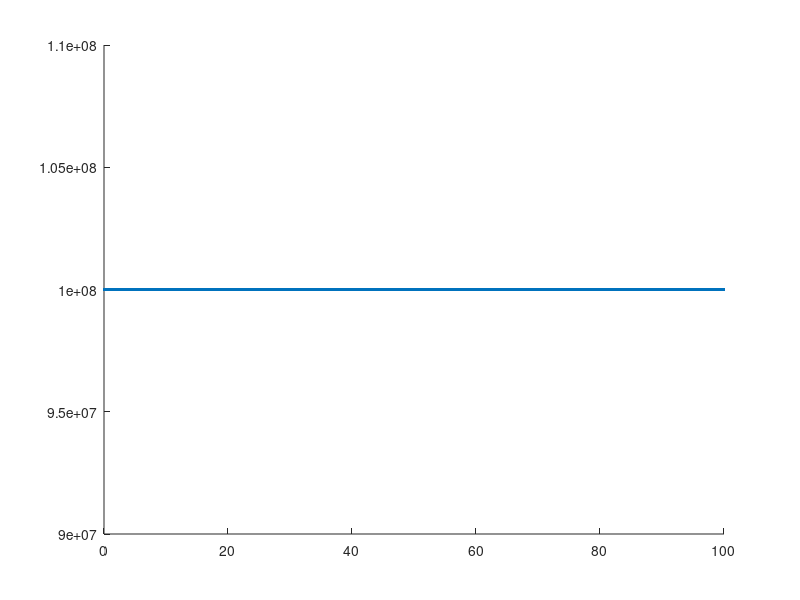
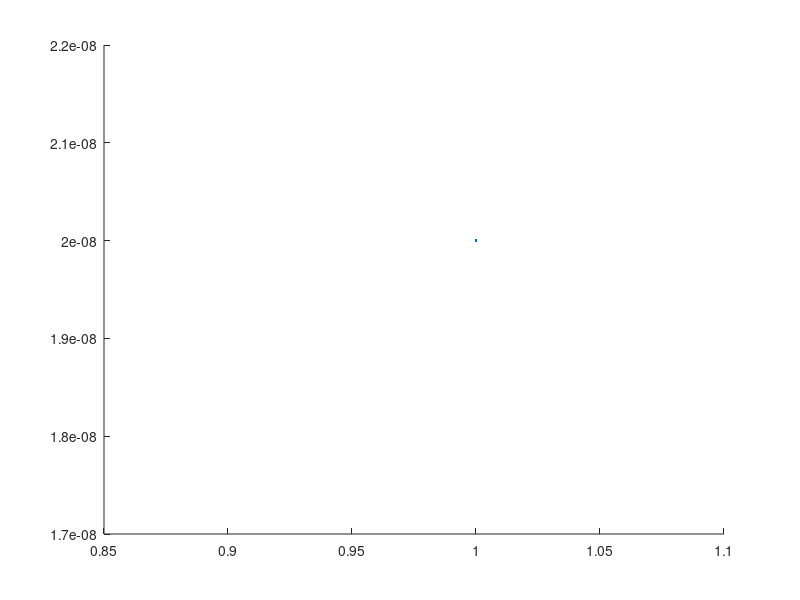

Reproduce these figures in MATLAB, in order.
clc;
R = linspace(0,1e2,1e5);
x = 1e8;
Zn = R + j*x;

figure(1)
hold on
plot(real(Zn), imag(Zn), '.')


Gamma = (Zn - 1) ./ (Zn + 1);

figure(2)
hold on
plot(real(Gamma), imag(Gamma),'.')